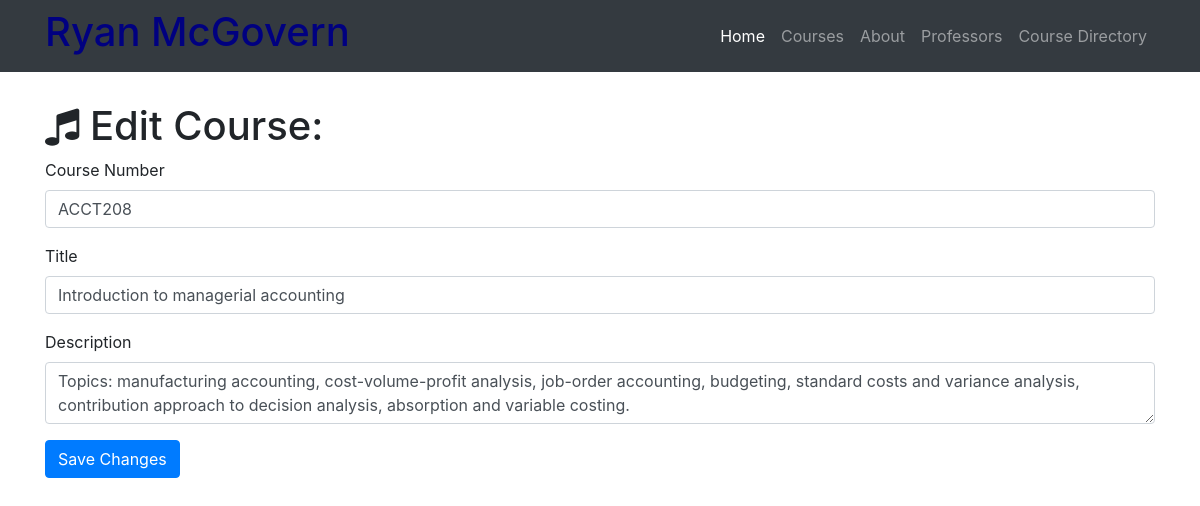
Screenshot of /courses-directory/edit/1 with the database file from the repository.
### my_resume.py (models this page shows)
class Course(db.Model):
    __tablename__ = 'courses'
    id = db.Column(db.Integer, primary_key=True)
    course_number = db.Column(db.Integer)
    title = db.Column(db.String(256))
    description = db.Column(db.Text)
    professor_id = db.Column(db.Integer, db.ForeignKey('professors.id'))

### my_resume.py (the view, shortened to what this page needs)
@app.route('/courses-directory/edit/<int:id>', methods=['GET', 'POST'])
def edit_course(id):
    course = Course.query.filter_by(id=id).first()
    if request.method == 'GET':
        return render_template('course-edit.html', course=course)

### templates/course-edit.html (shortened to what this page needs)
{% extends "home-base.html"%}
{% block page_content%}
  <div class="container">
    <h1 class="mt-5"><i class="fa fa-music" aria-hidden="true"></i> Edit Course:</h1>
    <form action="/courses-directory/edit/{{course.id}}" method="post">
      <div class="form-group">
        <label>Course Number</label>
        <input class="form-control" type="text" name="course number" value="{{course.course_number}}" required="true">
      </div>
     <div class="form-group">
     <label>Title</label>
     <input class="form-control" type="text" name="title" value="{{course.title}}" required="true">
     </div>
      <div class="form-group">
        <label>Description</label>
        <textarea class="form-control" name="description" required="true">{{course.description}}</textarea>
      </div>
      <button type="submit" class="btn btn-primary">Save Changes</button>
    </form>
  </div>
{% endblock%}

### static/css/my-resume.css (style rules this page uses)
body { padding-top: 54px; }

### rows the page displays
Course: course_number "ACCT208", title "Introduction to managerial accounting", description "Topics: manufacturing accounting, cost-volume-profit analysis, job-order accounting, budgeting, standard costs and variance analysis, contribution approach to decision analysis, absorption and variable costing."
